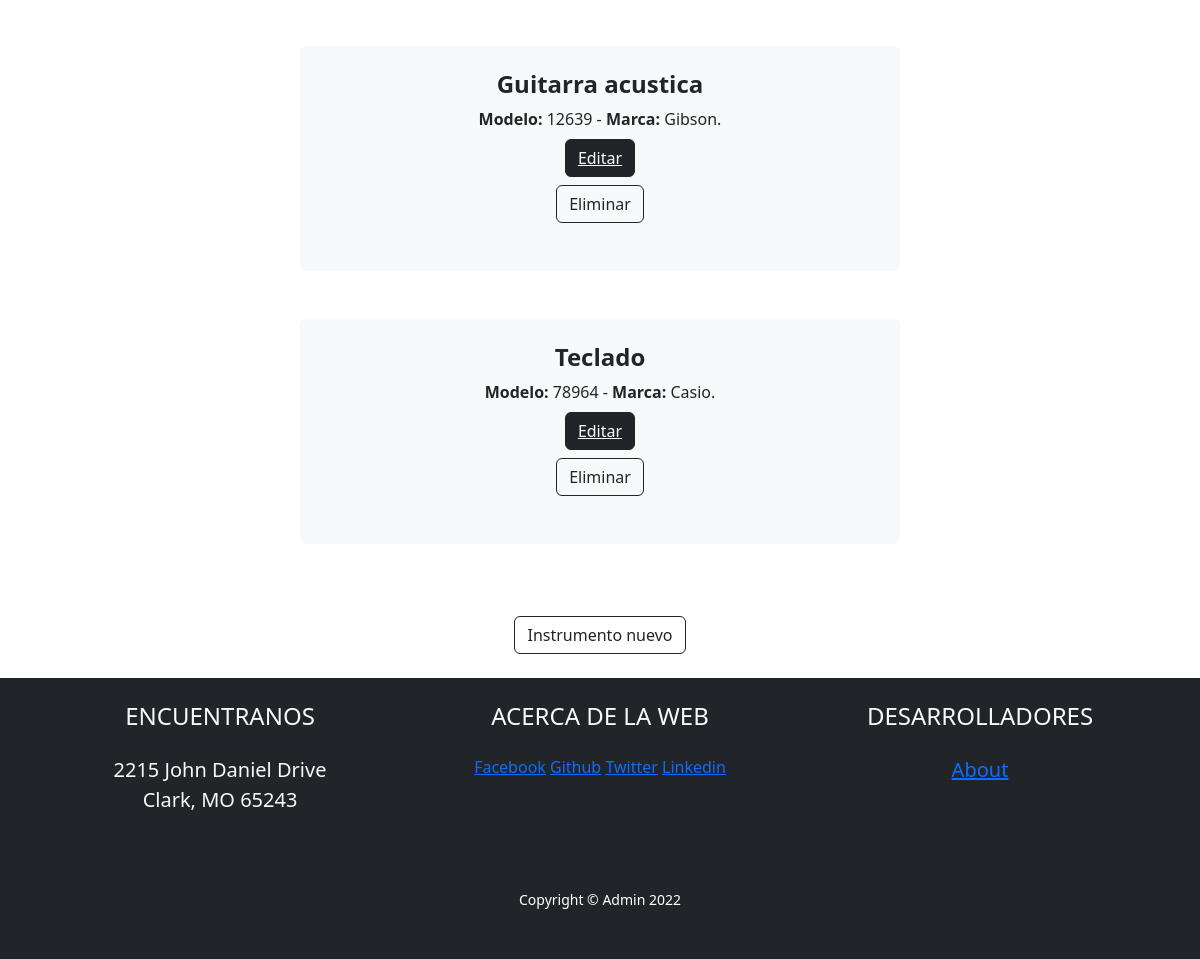
Page /app-tienda-musical/instrumento/ (signed in, lower part) on the earlier database version.
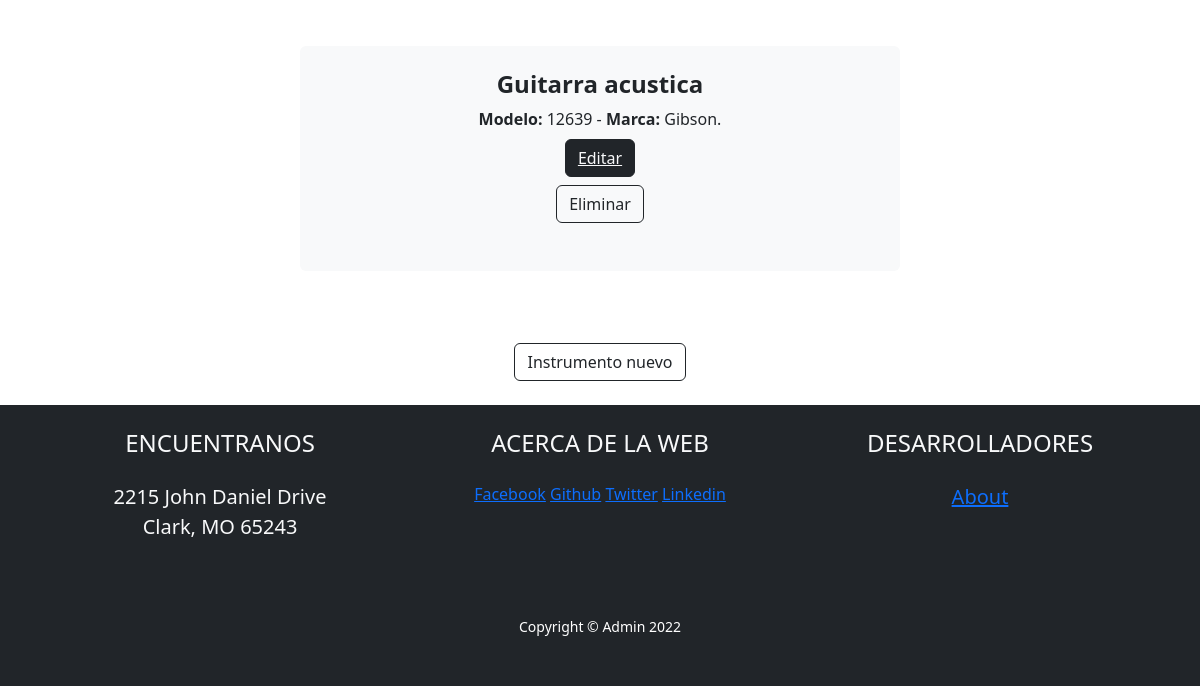
Same page on the later database version.
### AppTiendaMusical/models.py (models this page shows)
class Instrumento(models.Model):
    nombre = models.CharField(max_length=50)
    modelo = models.IntegerField()
    marca = models.CharField(max_length=50)

### AppTiendaMusical/views.py (the view)
# urls.py: path('instrumento/', instrumento, name="Instrumento"),
@login_required
def instrumento(request):
    lista_instrumentos = Instrumento.objects.all()
    return render(request, "Instrumento.html", {"instrumentos": lista_instrumentos})

### AppTiendaMusical/Templates/Instrumento.html (shortened to what this page needs)
{% extends 'Inicio.html' %}
{% load static %}
{% block ListaDeContenidos %}
{% for instrumento in instrumentos %}
<center>
    <div class="col-lg-6 col-xxl-4 mb-5">
        <div class="card bg-light border-0 h-100">
            <div class="card-body text-center p-4 p-lg-5 pt-0 pt-lg-0">
                <h2 class="fs-4 fw-bold text-dark">{{instrumento.nombre}}</h2>
                <p class="mb-0 text-dark"><b> Modelo:</b> {{instrumento.modelo}} - <b>Marca:</b>
                    {{instrumento.marca}}.</p>
                <div>
                    <div class="py-2">
                        <center><button class="btn btn-dark mt-auto">
                                <a href="{% url 'EditarInstrumento' instrumento.id %}"
                                    class="text-light">Editar</a></button>
                        </center>
                    </div>
                    <form action="{% url 'EliminarInstrumento' instrumento.id %}" method="POST">{% csrf_token %}
                        <center><button class="btn btn-outline-dark mt-auto" type="submit">Eliminar</button>
                        </center>
                    </form>
                </div>
            </div>
        </div>
    </div>
</center>
{% endfor %}
<div class="py-4">
    <center><a class="btn btn-outline-dark mt-auto" href="{% url 'AgregarInstrumento' %}">Instrumento nuevo</a></center>
</div>
{% endblock ListaDeContenidos %}

Differences in the rows shown:
removed Instrumento: nombre "Teclado", modelo "78964", marca "Casio"
